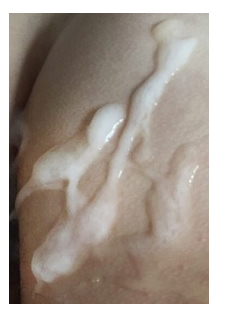
#> input picture files/images/tribute1.png, 246 x 320 px
$ python -i images.py   (imports and definitions only)   (older library calls are emulated)
#> lines starting #> are read from the running program, lines starting #| are printed output that depends on the picture
from PIL import Image, ImageDraw, ImageFont, ImageEnhance, UnidentifiedImageError
from utils import i_floor, attempt_cast, log
import random


# [107 lines left out: functions execute_image_operation, rescale, brighten, saturate, deepfry, squish and 2 more, not called in this run]


def tribute(img):
    img = img.convert("RGBA")
    i_num = i_floor((random.random() * 4) + 1)
    t = Image.open(f"files/images/tribute{i_num}.png")
    t = t.convert("RGBA")
    t = rescale(t, (img.width / t.width, img.height / t.height))
    img.paste(t, (0, 0), t)
    return img

>>> import cv2
>>> picture = cv2.imread('files/images/tribute1.png', cv2.IMREAD_GRAYSCALE)
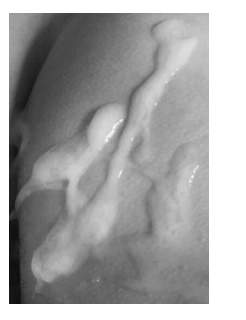
#> picture: shape (320, 246); min 13, max 255, mean 164.7
#> (the run stopped early here; a loop or call above may not have finished)

$ run again, on files/images/tribute2.png
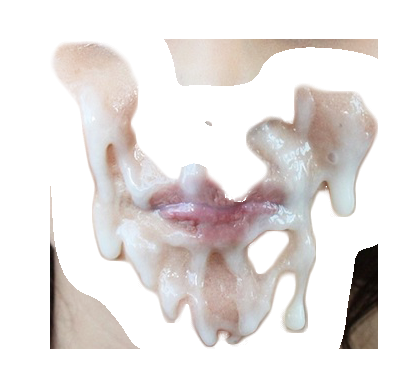
#> input picture files/images/tribute2.png, 416 x 388 px
#> `picture = cv2.imread('files/images/tribute1.png', cv2.IMREAD_GRAYSCALE)`:
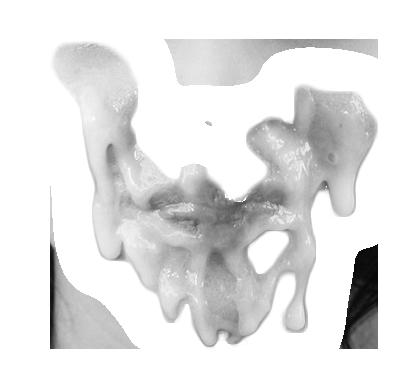
#> picture: shape (388, 416); min 5, max 255, mean 228.4
